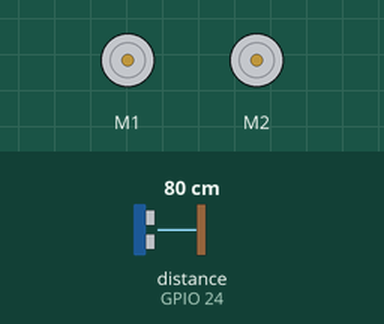
Simulated run of this program. Board: Raspberry Pi (BCM pin numbers). Shown: 2 × DC motor (green arrow = forward, orange = backward, longer = faster). The inputs (shaded band) are chosen by the test bench; at power-on: distance to the obstacle (sensor on GPIO 24) 80 cm. The echo pulse lasts 58.3 µs per cm; motors are numbered in the order the program creates them (left before right in a Robot); what the program prints to the terminal is not drawn.

Above: at 0.24 s.
At 1.2 s:
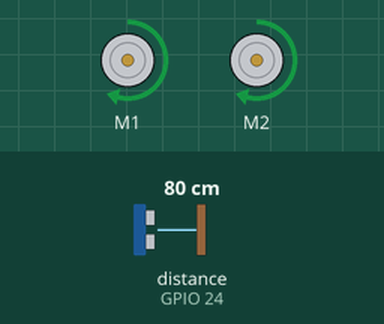
1.3 s: distance to the obstacle (sensor on GPIO 24) set to 27 cm
4.3 s: distance to the obstacle (sensor on GPIO 24) set to 23 cm
At 5.5 s:
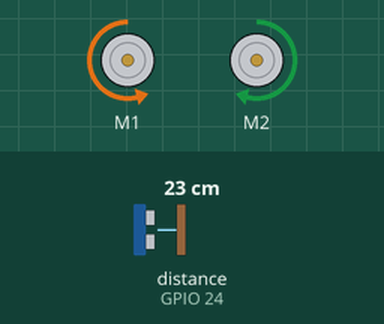
7.3 s: distance to the obstacle (sensor on GPIO 24) set to 35 cm
Timing chart, 0 to 10.3 s (numbered marks = the images above; inputs shaded):
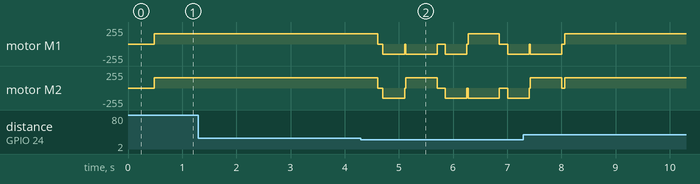

The program:

l298n_4wd_obstacle_avoider.py
```python
#!/usr/bin/env python3
"""
l298n_4wd_obstacle_avoider.py
=============================================================================
4-WHEEL-DRIVE obstacle-avoiding car  --  Raspberry Pi 3B+  --  TWO L298N.

Same behaviour as the 2WD demo (drive forward, stop/reverse/turn on a close
obstacle) but with four driven wheels and two motor drivers for the extra
current. No camera, no route.

WHY TWO L298N FOR FOUR MOTORS
  One L298N channel is rated ~2 A. Rather than hang two motors off a single
  channel (which halves the current each motor can get), we give each SIDE
  its own board:
        L298N #1  -> both LEFT  motors
        L298N #2  -> both RIGHT motors
  On each board the two channels are wired IN PARALLEL and driven by the same
  control lines, so both wheels on a side always move together (that's what
  skid steering needs) while each motor still gets its own H-bridge:
        ENA tied to ENB          -> one PWM controls that side's speed
        IN1 tied to IN3          -> one pin sets that side's "forward"
        IN2 tied to IN4          -> one pin sets that side's "backward"
  Because the two sides move as one unit each, the control code is identical
  to the 2WD demo -- only the wiring (and the current headroom) changes.

HARDWARE
  * 4 DC motors: front-left, rear-left, front-right, rear-right.
  * 2x L298N (one per side). 9 V battery -> BOTH boards' +12V (Vs) terminals.
        Leave each board's 5V-EN jumper ON (9 V -> onboard 5 V logic).
  * 1x HC-SR04 ultrasonic sensor.
  * Raspberry Pi powered SEPARATELY by a 5 V USB power bank.
  * COMMON GROUND: Pi GND <-> both L298N GND <-> 9 V battery (-).

  !!! HC-SR04 ECHO is 5 V -> use a divider to the 3.3 V GPIO (see the SVG).

PINS (BCM GPIO) -- same 6 control pins as the 2WD demo
  LEFT  board (both left  motors) : ENA&ENB=GPIO12  IN1&IN3=GPIO5   IN2&IN4=GPIO6
  RIGHT board (both right motors) : ENA&ENB=GPIO13  IN1&IN3=GPIO20  IN2&IN4=GPIO21
  HC-SR04                         : TRIG=GPIO23      ECHO=GPIO24 (via divider)

RUN   : python3 l298n_4wd_obstacle_avoider.py
STOP  : Ctrl-C
TEST WITH THE WHEELS OFF THE GROUND FIRST.
=============================================================================
"""

import time
from gpiozero import Motor, DistanceSensor

# ---------------------------------------------------------------------------
# PIN CONFIG (BCM). Each "side" object drives one whole L298N board, i.e. the
# two motors on that side (their channels are wired in parallel).
# ---------------------------------------------------------------------------
# LEFT board -> both left motors
LEFT_FWD = 5       # IN1 & IN3 (forward direction)
LEFT_BWD = 6       # IN2 & IN4 (backward direction)
LEFT_EN = 12       # ENA & ENB (PWM speed)
# RIGHT board -> both right motors
RIGHT_FWD = 20     # IN1 & IN3
RIGHT_BWD = 21     # IN2 & IN4
RIGHT_EN = 13      # ENA & ENB
# HC-SR04
TRIG_PIN = 23
ECHO_PIN = 24      # <-- through a 5V->3.3V divider

# ---------------------------------------------------------------------------
# BEHAVIOUR TUNING
# ---------------------------------------------------------------------------
CRUISE_SPEED = 0.6
TURN_SPEED = 0.6
STOP_DISTANCE = 0.25
REVERSE_TIME = 0.4
TURN_TIME = 0.6
LOOP_DELAY = 0.05
MAX_DISTANCE = 2.0

# ---------------------------------------------------------------------------
# HARDWARE OBJECTS -- one Motor per SIDE (= one L298N board = two wheels)
# ---------------------------------------------------------------------------
left = Motor(forward=LEFT_FWD, backward=LEFT_BWD, enable=LEFT_EN, pwm=True)
right = Motor(forward=RIGHT_FWD, backward=RIGHT_BWD, enable=RIGHT_EN, pwm=True)
sensor = DistanceSensor(echo=ECHO_PIN, trigger=TRIG_PIN, max_distance=MAX_DISTANCE)


# ---------------------------------------------------------------------------
# MOVEMENT HELPERS (skid steer)
# ---------------------------------------------------------------------------
def forward(speed=CRUISE_SPEED):
    left.forward(speed)
    right.forward(speed)


def backward(speed=CRUISE_SPEED):
    left.backward(speed)
    right.backward(speed)


def pivot_left(speed=TURN_SPEED):
    left.backward(speed)
    right.forward(speed)


def pivot_right(speed=TURN_SPEED):
    left.forward(speed)
    right.backward(speed)


def stop():
    left.stop()
    right.stop()


# ---------------------------------------------------------------------------
# MAIN LOOP
# ---------------------------------------------------------------------------
def main():
    print("4WD obstacle avoider (2x L298N). Ctrl-C to stop.")
    print("Wheels off the ground for the first test!")
    turn_toggle = True

    try:
        while True:
            distance = sensor.distance
            print(f"distance: {distance * 100:5.1f} cm", end="\r")

            if distance <= STOP_DISTANCE:
                stop()
                time.sleep(0.1)
                backward()
                time.sleep(REVERSE_TIME)
                stop()
                (pivot_left if turn_toggle else pivot_right)()
                turn_toggle = not turn_toggle
                time.sleep(TURN_TIME)
                stop()
            else:
                forward()

            time.sleep(LOOP_DELAY)

    except KeyboardInterrupt:
        print("\nStopping (Ctrl-C).")
    finally:
        stop()


if __name__ == "__main__":
    main()
```

Measured:
- the behaviour switches between 26 and 25 cm on distance to the obstacle (sensor on GPIO 24) (found by bisection; images 1 and 2)
- after the input at 1.3 s, every drawn part: stays the same
